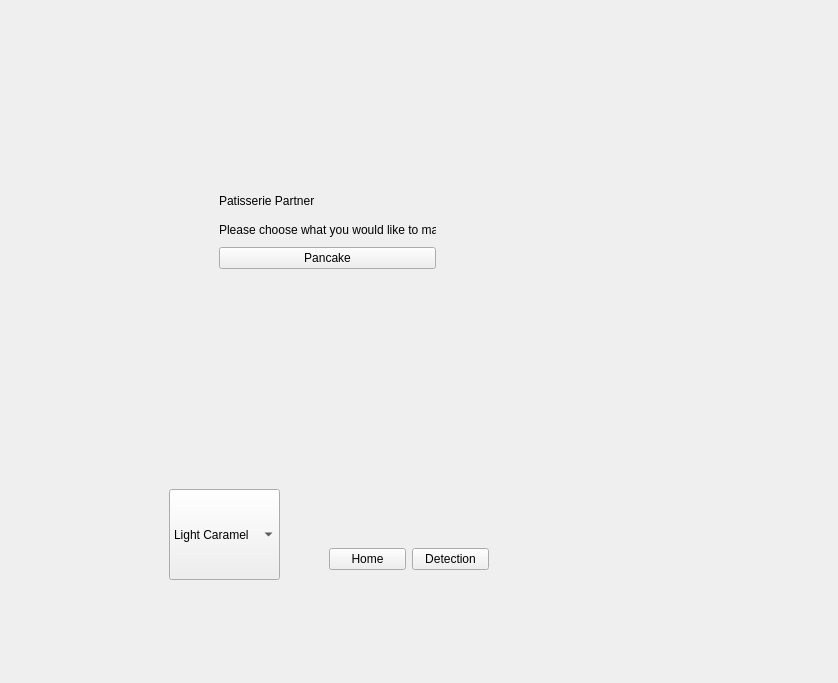
<?xml version="1.0" encoding="UTF-8"?>
<ui version="4.0">
 <class>MainWindow</class>
 <widget class="QMainWindow" name="MainWindow">
  <property name="geometry">
   <rect>
    <x>0</x>
    <y>0</y>
    <width>838</width>
    <height>683</height>
   </rect>
  </property>
  <property name="windowTitle">
   <string>MainWindow</string>
  </property>
  <widget class="QWidget" name="centralwidget">
   <layout class="QVBoxLayout" name="verticalLayout">
    <item>
     <widget class="QStackedWidget" name="stackedWidget">
      <widget class="QWidget" name="Home">
       <widget class="QWidget" name="horizontalLayoutWidget">
        <property name="geometry">
         <rect>
          <x>320</x>
          <y>510</y>
          <width>160</width>
          <height>80</height>
         </rect>
        </property>
        <layout class="QHBoxLayout" name="horizontalLayout">
         <item>
          <widget class="QPushButton" name="homeButton">
           <property name="text">
            <string>Home</string>
           </property>
          </widget>
         </item>
         <item>
          <widget class="QPushButton" name="detectionButton">
           <property name="text">
            <string>Detection</string>
           </property>
          </widget>
         </item>
        </layout>
       </widget>
       <widget class="QStackedWidget" name="stackedWidget_2">
        <property name="geometry">
         <rect>
          <x>90</x>
          <y>60</y>
          <width>401</width>
          <height>321</height>
         </rect>
        </property>
        <widget class="QWidget" name="page_3">
         <widget class="QWidget" name="verticalLayoutWidget">
          <property name="geometry">
           <rect>
            <x>120</x>
            <y>120</y>
            <width>217</width>
            <height>80</height>
           </rect>
          </property>
          <layout class="QVBoxLayout" name="verticalLayout_2">
           <item>
            <widget class="QLabel" name="label">
             <property name="text">
              <string>Patisserie Partner</string>
             </property>
            </widget>
           </item>
           <item>
            <widget class="QLabel" name="label_2">
             <property name="text">
              <string>Please choose what you would like to make.</string>
             </property>
            </widget>
           </item>
           <item>
            <widget class="QPushButton" name="pancakeButton">
             <property name="text">
              <string>Pancake</string>
             </property>
            </widget>
           </item>
          </layout>
         </widget>
        </widget>
        <widget class="QWidget" name="page_4"/>
       </widget>
       <widget class="QComboBox" name="comboBox">
        <property name="geometry">
         <rect>
          <x>160</x>
          <y>480</y>
          <width>111</width>
          <height>91</height>
         </rect>
        </property>
        <item>
         <property name="text">
          <string>Light Caramel</string>
         </property>
        </item>
        <item>
         <property name="text">
          <string>Medium Caramel</string>
         </property>
        </item>
        <item>
         <property name="text">
          <string>Dark Caramel</string>
         </property>
        </item>
        <item>
         <property name="text">
          <string>Blackjack</string>
         </property>
        </item>
       </widget>
      </widget>
      <widget class="QWidget" name="Pancake"/>
     </widget>
    </item>
   </layout>
  </widget>
 </widget>
 <resources/>
 <connections/>
</ui>
